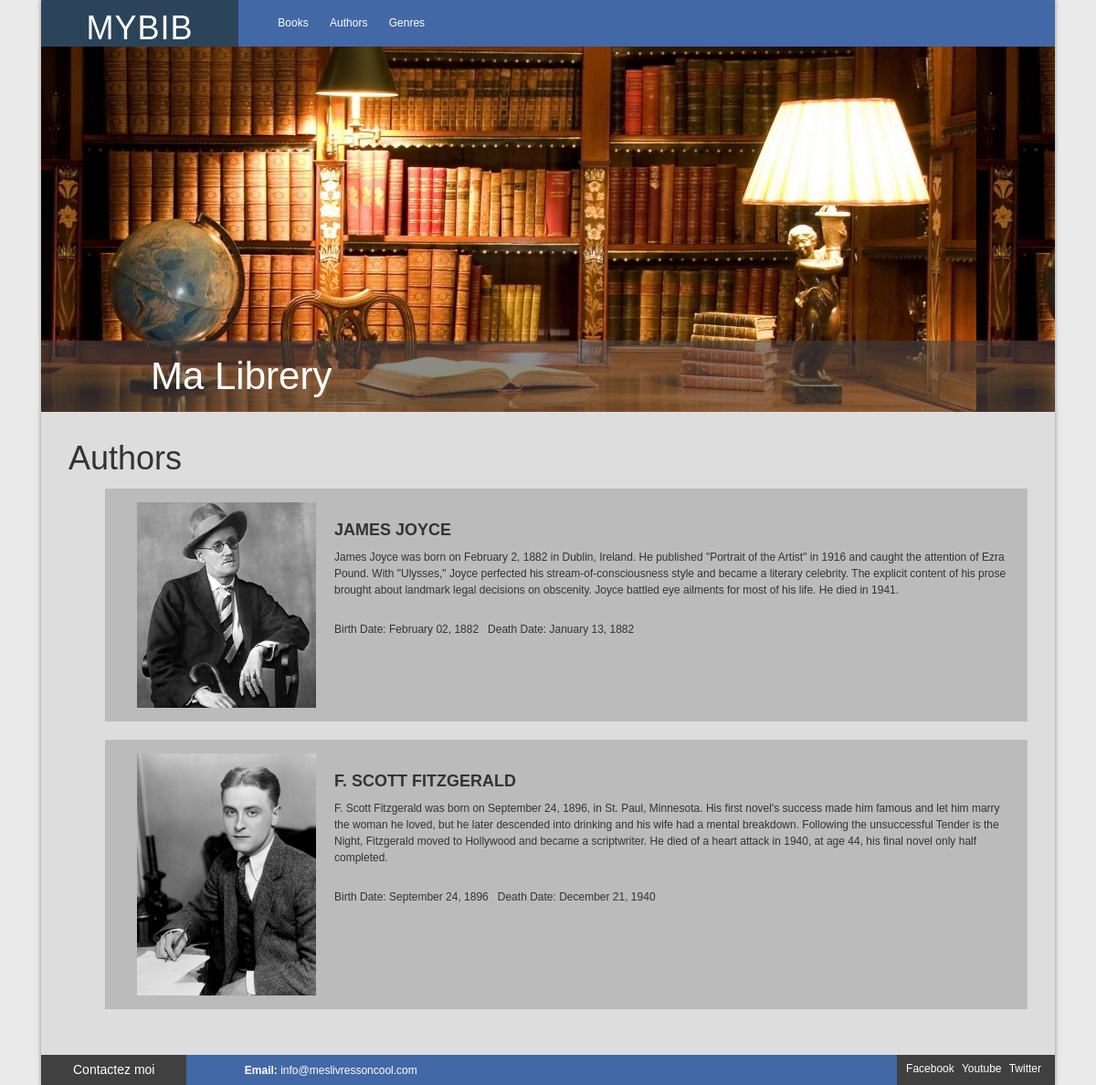
Page /index.php?a=accueil&m=authors on the committed database.
### tables this page shows
CREATE TABLE IF NOT EXISTS `authors` (
  `id` int(10) NOT NULL AUTO_INCREMENT,
  `name` varchar(255) NOT NULL,
  `photo` varchar(255) NOT NULL,
  `bio` text NOT NULL,
  `datebirth` date NOT NULL DEFAULT '0000-00-00',
  `datedeath` date NOT NULL,
  PRIMARY KEY (`id`)
);

### index.php (called while the page is built, shortened)
<?php
include(CONFIG_DIR . 'database.php');
$routeParts = explode(DS, $routes['default']);
$a = $routeParts[1];
if (isset($_REQUEST['a']) && isset($_REQUEST['m'])) {
    $a = $_REQUEST['a'];
}
$controller = new $controllerName;
$data = call_user_func([$controller, $a]);
include(VIEW_DIR . 'layout.php');

### config/database.php (called while the page is built, shortened)
<?php
$options = [
    PDO::ATTR_DEFAULT_FETCH_MODE => PDO::FETCH_ASSOC,
    PDO::ATTR_ERRMODE => PDO::ERRMODE_EXCEPTION
];

### models/model.php (called while the page is built, shortened)
<?php
class model
{
    public function __construct()
    {
        global $options;
        try {
            $this->cx = new PDO(DSN, USERNAME, PASSWORD, $options);
            $this->cx->query('SET CHARACTER SET UTF8');
            $this->cx->query('SET NAMES UTF8');
        } catch (PDOException $e) {
            die($e->getMessage());
        }
    }
}

### controllers/AuthorsController.php (called while the page is built, shortened)
<?php
class AuthorsController{
	public function accueil(){
		$model = new AuthorsModel();
		$authors = $model->getAuthors();
		$view = 'accueilAuthors.php';
		return compact('view','authors');
	}
}

### models/AuthorsModel.php (called while the page is built, shortened)
<?php
 class AuthorsModel extends model{
 	function getAuthors(){
 		$sql = 'SELECT name, bio, datebirth, datedeath, photo FROM authors';
 		$pdost = $this->cx->query($sql);
 		return $pdost->fetchAll();
 	}
 }

### views/accueilAuthors.php (the view)
<div id="contenu">
	<div class="columne-introduction">
		<h1>Authors</h1>
		<ul>
		<?php foreach ($data['authors'] as $author): ?>
			<li><h2><?php echo $author['name'] ?></h2>
			<img src="img/<?php echo $author['photo'];?>" alt="">
			<p><?php echo $author['bio'] ?></p>
			<p>Birth Date: <?php echo date("F d, Y", strtotime($author['datebirth'])); ?> &nbsp; Death Date: <?php echo date("F d, Y", strtotime($author['datedeath'])); ?></p>
			</li>
		<?php endforeach ?>
		</ul>
	</div>
</div>

### css/style.css (style rules this page uses)
body { font-family: Arial, Helvetica, sans-serif; color:#333; font-size: 12px; margin: 0 45px; background-color: #eaeaea; }
header, footer, #contenu { position: relative; display: block; }
#contenu { overflow: auto; }
.columne-introduction { position: relative; display: block; float: left; padding: 30px; background-color: #ddd; }
.columne-introduction h1, .columne-introduction h2 { position: relative; display: block; margin: 0 0 10px; font-weight: normal; }
.columne-introduction h1 { font-size: 36px; }
.columne-introduction h2 { display: inline-block; font-size: 18px; font-weight: 600; margin-top: 20px; text-transform: uppercase; }
.columne-introduction p { margin: 0 0 25px; line-height: 1.5; }
ul li { background-color: #bbb; float: left; padding: 15px; list-style: none; margin-bottom: 20px; }
ul li img { float: left; margin: 0 20px; width: 20%; }

### rows in the picture
authors: name "JAMES JOYCE", photo (picture), bio "James Joyce was born on February 2, 1882 in Dublin, Ireland. He published \"Portrait of the Artist\" in 1916 and caught the attention of Ezra Pound. With \"Ulysses,\" Joyce perfected his stream-of-consciousness style and became a literary celebrity. The explicit content of his prose brought about landmark legal decisions on obscenity. Joyce battled eye ailments for most of his life. He died in 1941.", datebirth "February 02, 1882", datedeath "January 13, 1882"
authors: name "F. SCOTT FITZGERALD", photo (picture), bio "F. Scott Fitzgerald was born on September 24, 1896, in St. Paul, Minnesota. His first novel's success made him famous and let him marry the woman he loved, but he later descended into drinking and his wife had a mental breakdown. Following the unsuccessful Tender is the Night, Fitzgerald moved to Hollywood and became a scriptwriter. He died of a heart attack in 1940, at age 44, his final novel only half completed.", datebirth "September 24, 1896", datedeath "December 21, 1940"
